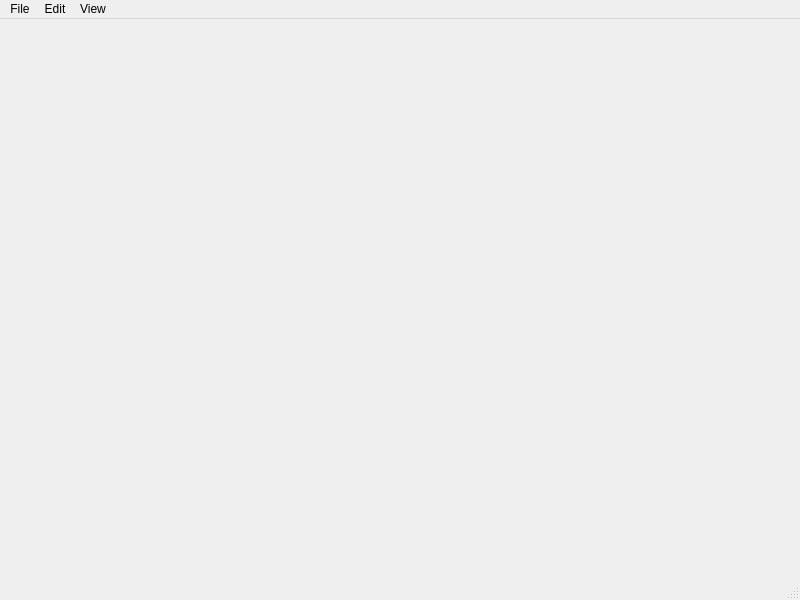
<?xml version="1.0" encoding="UTF-8"?>
<ui version="4.0">
 <class>MainWindow</class>
 <widget class="QMainWindow" name="MainWindow">
  <property name="geometry">
   <rect>
    <x>0</x>
    <y>0</y>
    <width>800</width>
    <height>600</height>
   </rect>
  </property>
  <property name="windowTitle">
   <string>MainWindow</string>
  </property>
  <widget class="QWidget" name="centralwidget"/>
  <widget class="QMenuBar" name="menubar">
   <property name="geometry">
    <rect>
     <x>0</x>
     <y>0</y>
     <width>800</width>
     <height>21</height>
    </rect>
   </property>
   <widget class="QMenu" name="menuFile">
    <property name="title">
     <string>File</string>
    </property>
    <addaction name="actionNew"/>
    <addaction name="actionSave"/>
    <addaction name="actionSave_as"/>
    <addaction name="actionClose"/>
    <addaction name="separator"/>
    <addaction name="actionOpen"/>
   </widget>
   <widget class="QMenu" name="menuEdit">
    <property name="title">
     <string>Edit</string>
    </property>
    <addaction name="actionUndo"/>
    <addaction name="actionRedo"/>
   </widget>
   <widget class="QMenu" name="menuView">
    <property name="title">
     <string>View</string>
    </property>
    <addaction name="actionZoom_out"/>
   </widget>
   <addaction name="menuFile"/>
   <addaction name="menuEdit"/>
   <addaction name="menuView"/>
  </widget>
  <widget class="QStatusBar" name="statusbar"/>
  <action name="actionNew">
   <property name="text">
    <string>New</string>
   </property>
   <property name="statusTip">
    <string>Create new file</string>
   </property>
   <property name="shortcut">
    <string>Ctrl+S</string>
   </property>
  </action>
  <action name="actionSave">
   <property name="text">
    <string>Save</string>
   </property>
   <property name="statusTip">
    <string>Save file</string>
   </property>
  </action>
  <action name="actionSave_as">
   <property name="text">
    <string>Save as</string>
   </property>
  </action>
  <action name="actionClose">
   <property name="text">
    <string>Close</string>
   </property>
  </action>
  <action name="actionOpen">
   <property name="text">
    <string>Open</string>
   </property>
  </action>
  <action name="actionUndo">
   <property name="text">
    <string>Undo</string>
   </property>
   <property name="shortcut">
    <string>Ctrl+Z</string>
   </property>
  </action>
  <action name="actionRedo">
   <property name="text">
    <string>Redo</string>
   </property>
   <property name="shortcut">
    <string>Ctrl+Y</string>
   </property>
  </action>
  <action name="actionZoom_out">
   <property name="text">
    <string>Zoom out</string>
   </property>
  </action>
 </widget>
 <resources/>
 <connections/>
</ui>
